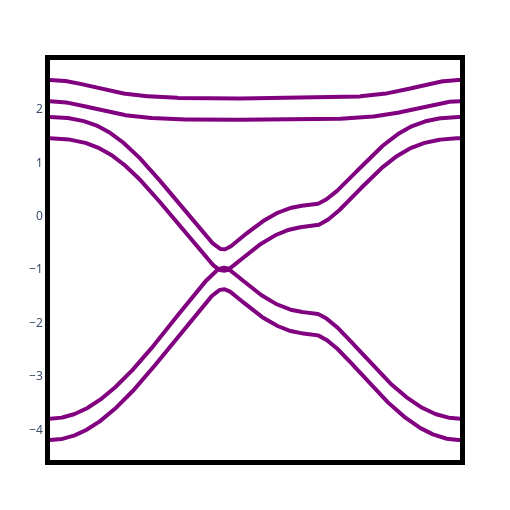

Source (notebook cell):
### Code cell
plot_simple_kagome_bands(t1 = 1.0, t2 = 0.0, u1 = 0.1, u2 = 0.0, B = 0.1)

### Figure 1 — Plotly figure (JSON) as saved in the notebook; plotly's stock layout.template omitted (floating-point values rounded to 4 significant figures; data arrays with more than 128 entries replaced by an {"elided": "..."} marker saying what was removed)
{"data": [{"line": {"color": "purple", "width": 4}, "mode": "lines", "type": "scatter", "x": {"elided": "500 int values"}, "y": {"elided": "500 float values"}}, {"line": {"color": "purple", "width": 4}, "mode": "lines", "type": "scatter", "x": {"elided": "500 int values"}, "y": {"elided": "500 float values"}}, {"line": {"color": "purple", "width": 4}, "mode": "lines", "type": "scatter", "x": {"elided": "500 int values"}, "y": {"elided": "500 float values"}}, {"line": {"color": "purple", "width": 4}, "mode": "lines", "type": "scatter", "x": {"elided": "500 int values"}, "y": {"elided": "500 float values"}}, {"line": {"color": "purple", "width": 4}, "mode": "lines", "type": "scatter", "x": {"elided": "500 int values"}, "y": {"elided": "500 float values"}}, {"line": {"color": "purple", "width": 4}, "mode": "lines", "type": "scatter", "x": {"elided": "500 int values"}, "y": {"elided": "500 float values"}}], "layout": {"height": 510, "margin": {"b": 50, "l": 50, "r": 50, "t": 60}, "plot_bgcolor": "rgba(0,0,0,0)", "showlegend": false, "title": "", "width": 510, "xaxis": {"linecolor": "black", "linewidth": 5, "mirror": true, "showgrid": true, "showline": true, "showticklabels": false}, "yaxis": {"linecolor": "black", "linewidth": 5, "mirror": true, "showgrid": true, "showline": true, "showticklabels": true}}}
